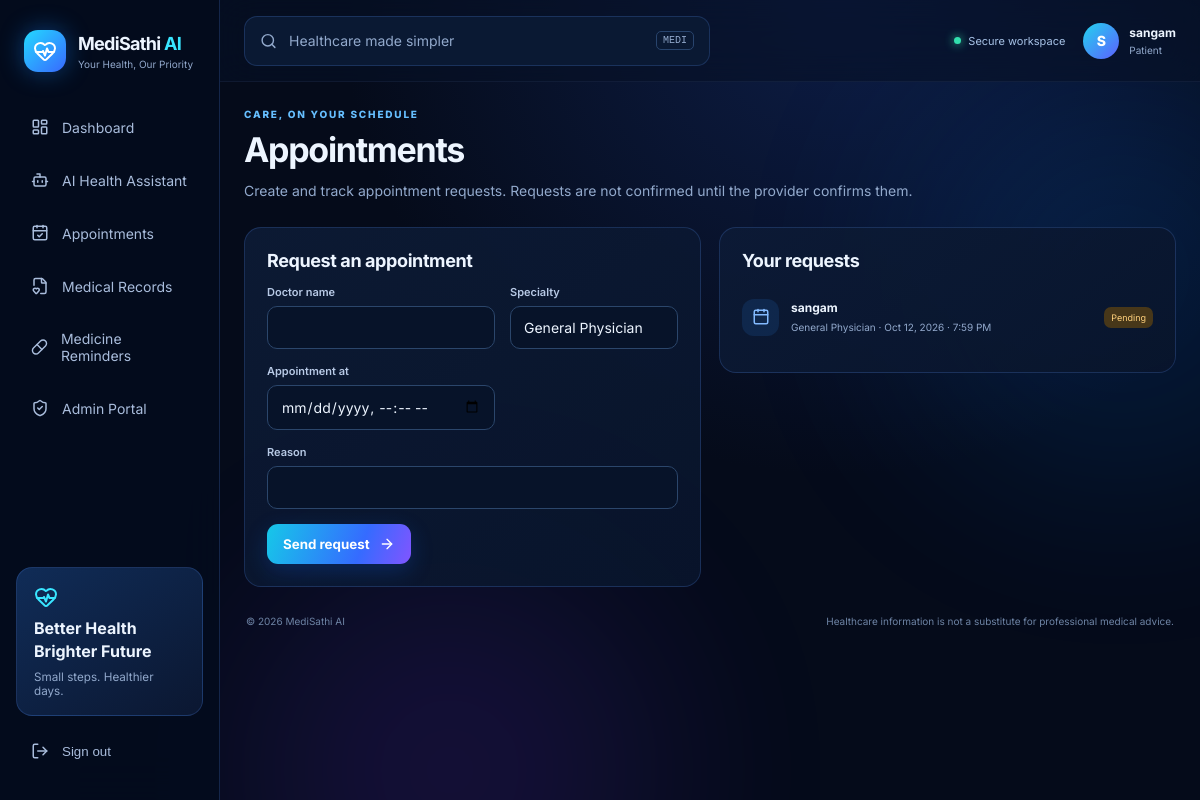
The page /appointments/ (signed in) on the database its author committed.
### core/models.py (models this page shows, shortened)
class Profile(models.Model):
    ROLE_CHOICES = [("patient", "Patient"), ("doctor", "Doctor"), ("admin", "Admin")]
    user = models.OneToOneField(settings.AUTH_USER_MODEL, on_delete=models.CASCADE, related_name="profile")
    role = models.CharField(max_length=12, choices=ROLE_CHOICES, default="patient")
    phone = models.CharField(max_length=30, blank=True)
    preferred_language = models.CharField(max_length=10, default="en")

class Appointment(models.Model):
    STATUS_CHOICES = [("pending", "Pending"), ("confirmed", "Confirmed"), ("completed", "Completed"), ("cancelled", "Cancelled")]
    patient = models.ForeignKey(settings.AUTH_USER_MODEL, on_delete=models.CASCADE, related_name="patient_appointments")
    doctor_name = models.CharField(max_length=120)
    specialty = models.CharField(max_length=100, default="General Physician")
    appointment_at = models.DateTimeField()
    reason = models.CharField(max_length=240, blank=True)
    status = models.CharField(max_length=12, choices=STATUS_CHOICES, default="pending")
    created_at = models.DateTimeField(auto_now_add=True)
    class Meta: ordering = ["appointment_at"]

### core/views.py (the view)
# urls.py: path("appointments/", views.appointments, name="appointments"),
@login_required
def appointments(request):
    form = AppointmentForm(request.POST or None)
    if request.method == "POST" and form.is_valid():
        item = form.save(commit=False); item.patient = request.user
        if item.appointment_at < timezone.now():
            form.add_error("appointment_at", "Choose a future date and time.")
        else:
            item.save(); messages.success(request, "Appointment request saved."); return redirect("appointments")
    items = Appointment.objects.filter(patient=request.user)
    return render(request, "core/appointments.html", {"form": form, "items": items})

### core/forms.py
class AppointmentForm(forms.ModelForm):
    appointment_at = forms.DateTimeField(input_formats=["%Y-%m-%dT%H:%M"], widget=forms.DateTimeInput(attrs={"type":"datetime-local"}))
    class Meta:
        model = Appointment
        fields = ["doctor_name", "specialty", "appointment_at", "reason"]

### templates/core/appointments.html
{% extends "base.html" %}{% block title %}Appointments · MediSathi AI{% endblock %}{% block content %}
<div class="page-heading"><span class="eyebrow">CARE, ON YOUR SCHEDULE</span><h1>Appointments</h1><p class="muted">Create and track appointment requests. Requests are not confirmed until the provider confirms them.</p></div><div class="two-col form-content"><section class="panel"><div class="panel-head"><h2>Request an appointment</h2></div><form method="post" class="form-grid">{% csrf_token %}{% for field in form %}<div class="field {% if field.name == 'reason' %}full{% endif %}"><label>{{ field.label }}</label>{{ field }}{% if field.errors %}<small class="field-error">{{ field.errors }}</small>{% endif %}</div>{% endfor %}<button class="btn btn-primary" type="submit">Send request <i data-lucide="arrow-right"></i></button></form></section><section class="panel"><div class="panel-head"><h2>Your requests</h2></div>{% for a in items %}<div class="list-row"><div class="list-icon"><i data-lucide="calendar"></i></div><div class="row-main"><b>{{ a.doctor_name }}</b><small>{{ a.specialty }} · {{ a.appointment_at|date:"M d, Y · g:i A" }}</small></div><span class="badge badge-{{ a.status }}">{{ a.get_status_display }}</span></div>{% empty %}<div class="empty-state"><i data-lucide="calendar"></i><b>No requests yet</b></div>{% endfor %}</section></div>{% endblock %}

### templates/base.html (shortened to what this page needs)
{% load static %}
<!doctype html>
<html lang="en"><head>
<link rel="stylesheet" href="{% static 'css/app.css' %}">
</head><body>
<div class="ambient ambient-a"></div><div class="ambient ambient-b"></div>
<div class="app-shell">
<aside class="sidebar" id="sidebar">
<a class="brand" href="{% url 'dashboard' %}"><span class="brand-icon"><i data-lucide="heart-pulse"></i></span><span><b>MediSathi <em>AI</em></b><small>Your Health, Our Priority</small></span></a>
<nav>
<a href="{% url 'dashboard' %}" class="{% if request.resolver_match.url_name == 'dashboard' %}active{% endif %}"><i data-lucide="layout-dashboard"></i>Dashboard</a>
<a href="{% url 'assistant' %}"><i data-lucide="bot"></i>AI Health Assistant</a>
<a href="{% url 'appointments' %}"><i data-lucide="calendar-check"></i>Appointments</a>
<a href="{% url 'records' %}"><i data-lucide="file-heart"></i>Medical Records</a>
<a href="{% url 'reminders' %}"><i data-lucide="pill"></i>Medicine Reminders</a>
<a href="/admin/"><i data-lucide="shield-check"></i>Admin Portal</a>
</nav>
<div class="sidebar-bottom"><div class="mini-promo"><i data-lucide="heart-pulse"></i><b>Better Health<br>Brighter Future</b><small>Small steps. Healthier days.</small></div>
{% if user.is_authenticated %}<form action="{% url 'logout' %}" method="post">{% csrf_token %}<button class="nav-logout"><i data-lucide="log-out"></i> Sign out</button></form>{% endif %}
</div></aside>
<main class="main-area"><header class="topbar"><button class="icon-button menu-toggle" id="menuToggle" aria-label="Toggle menu"></button><div class="searchbar"><i data-lucide="search"></i><span>Healthcare made simpler</span><kbd>MEDI</kbd></div><div class="top-actions"><span class="status-pill"><span class="pulse-dot"></span> Secure workspace</span>{% if user.is_authenticated %}<div class="user-chip"><div class="avatar">{{ user.username|first|upper }}</div><span><b>{{ user.username }}</b><small> {{ user.profile.get_role_display|default:"Patient" }}</small></span></div>{% else %}<a class="btn btn-primary" href="{% url 'login' %}">Sign in</a>{% endif %}</div></header>
<section class="content">
{% block content %}{% endblock %}
<footer>© 2026 MediSathi AI <span>Healthcare information is not a substitute for professional medical advice.</span></footer>
</section></main></div>
</body></html>

### rows shown on the page
Appointment: doctor_name "sangam", specialty "General Physician", appointment_at "Oct 12, 2026 · 7:59 PM", status "Pending"

### other values the page prints
{{ user.username|first|upper }} "S"
{{ user.username }} "sangam"
{{ user.profile.get_role_display|default:"Patient" }} "Patient"
{{ field.label }} "Doctor name" "Specialty" "Appointment at" "Reason"
